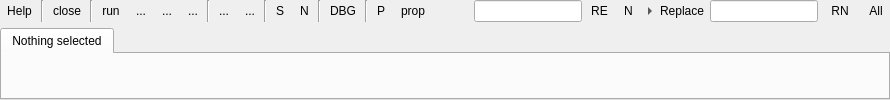
      <widget class="QWidget" name="layoutWidget">
       <layout class="QVBoxLayout">
        <property name="spacing">
         <number>6</number>
        </property>
        <property name="margin">
         <number>0</number>
        </property>
        <item>
         <widget class="QFrame" name="frame_2">
          <property name="sizePolicy">
           <sizepolicy hsizetype="Preferred" vsizetype="Preferred">
            <horstretch>1</horstretch>
            <verstretch>0</verstretch>
           </sizepolicy>
          </property>
          <property name="frameShape">
           <enum>QFrame::NoFrame</enum>
          </property>
          <property name="frameShadow">
           <enum>QFrame::Raised</enum>
          </property>
          <layout class="QHBoxLayout">
           <property name="spacing">
            <number>2</number>
           </property>
           <property name="margin">
            <number>0</number>
           </property>
           <item>
            <widget class="QToolButton" name="helpButton">
             <property name="text">
              <string>Help</string>
             </property>
             <property name="icon">
              <iconset resource="layResources.qrc">
               <normaloff>:/help.png</normaloff>:/help.png</iconset>
             </property>
             <property name="shortcut">
              <string/>
             </property>
             <property name="checkable">
              <bool>false</bool>
             </property>
             <property name="autoRaise">
              <bool>true</bool>
             </property>
            </widget>
           </item>
           <item>
            <widget class="Line" name="line_2">
             <property name="orientation">
              <enum>Qt::Vertical</enum>
             </property>
            </widget>
           </item>
           <item>
            <widget class="QToolButton" name="closeButton">
             <property name="toolTip">
              <string>&lt;html&gt;&lt;head&gt;&lt;meta name=&quot;qrichtext&quot; content=&quot;1&quot; /&gt;&lt;style type=&quot;text/css&quot;&gt;
p, li { white-space: pre-wrap; }
&lt;/style&gt;&lt;/head&gt;&lt;body style=&quot; font-family:'Sans Serif'; font-size:9pt; font-weight:400; font-style:normal; text-decoration:none;&quot;&gt;
&lt;p style=&quot; margin-top:0px; margin-bottom:0px; margin-left:0px; margin-right:0px; -qt-block-indent:0; text-indent:0px;&quot;&gt;Close tab&lt;/p&gt;&lt;/body&gt;&lt;/html&gt;</string>
             </property>
             <property name="text">
              <string>close</string>
             </property>
             <property name="icon">
              <iconset resource="layResources.qrc">
               <normaloff>:/del.png</normaloff>:/del.png</iconset>
             </property>
             <property name="autoRaise">
              <bool>true</bool>
             </property>
            </widget>
           </item>
           <item>
            <widget class="Line" name="closeButtonSeparator">
             <property name="orientation">
              <enum>Qt::Vertical</enum>
             </property>
            </widget>
           </item>
           <item>
            <widget class="QToolButton" name="runButton">
             <property name="toolTip">
              <string>&lt;html&gt;&lt;head&gt;&lt;meta name=&quot;qrichtext&quot; content=&quot;1&quot; /&gt;&lt;style type=&quot;text/css&quot;&gt;
p, li { white-space: pre-wrap; }
&lt;/style&gt;&lt;/head&gt;&lt;body style=&quot; font-family:'Sans Serif'; font-size:9pt; font-weight:400; font-style:normal; text-decoration:none;&quot;&gt;
&lt;p style=&quot; margin-top:0px; margin-bottom:0px; margin-left:0px; margin-right:0px; -qt-block-indent:0; text-indent:0px;&quot;&gt;Run current script (F5)&lt;/p&gt;&lt;/body&gt;&lt;/html&gt;</string>
             </property>
             <property name="text">
              <string>run</string>
             </property>
             <property name="icon">
              <iconset resource="layResources.qrc">
               <normaloff>:/run.png</normaloff>:/run.png</iconset>
             </property>
             <property name="shortcut">
              <string>F5</string>
             </property>
             <property name="autoRaise">
              <bool>true</bool>
             </property>
            </widget>
           </item>
           <item>
            <widget class="QToolButton" name="runThisButton">
             <property name="toolTip">
              <string>&lt;html&gt;&lt;head&gt;&lt;meta name=&quot;qrichtext&quot; content=&quot;1&quot; /&gt;&lt;style type=&quot;text/css&quot;&gt;
p, li { white-space: pre-wrap; }
&lt;/style&gt;&lt;/head&gt;&lt;body style=&quot; font-family:'Sans Serif'; font-size:9pt; font-weight:400; font-style:normal; text-decoration:none;&quot;&gt;
&lt;p style=&quot; margin-top:0px; margin-bottom:0px; margin-left:0px; margin-right:0px; -qt-block-indent:0; text-indent:0px;&quot;&gt;Run script from the current tab (Shift+F5)&lt;/p&gt;&lt;/body&gt;&lt;/html&gt;</string>
             </property>
             <property name="text">
              <string>...</string>
             </property>
             <property name="icon">
              <iconset resource="layResources.qrc">
               <normaloff>:/runthis.png</normaloff>:/runthis.png</iconset>
             </property>
             <property name="shortcut">
              <string>Shift+F5</string>
             </property>
             <property name="autoRaise">
              <bool>true</bool>
             </property>
            </widget>
           </item>
           <item>
            <widget class="QToolButton" name="stopButton">
             <property name="toolTip">
              <string>&lt;html&gt;&lt;head&gt;&lt;meta name=&quot;qrichtext&quot; content=&quot;1&quot; /&gt;&lt;style type=&quot;text/css&quot;&gt;
p, li { white-space: pre-wrap; }
&lt;/style&gt;&lt;/head&gt;&lt;body style=&quot; font-family:'Sans Serif'; font-size:9pt; font-weight:400; font-style:normal; text-decoration:none;&quot;&gt;
&lt;p style=&quot; margin-top:0px; margin-bottom:0px; margin-left:0px; margin-right:0px; -qt-block-indent:0; text-indent:0px;&quot;&gt;Stop script&lt;/p&gt;&lt;/body&gt;&lt;/html&gt;</string>
             </property>
             <property name="text">
              <string>...</string>
             </property>
             <property name="icon">
              <iconset resource="layResources.qrc">
               <normaloff>:/stop.png</normaloff>:/stop.png</iconset>
             </property>
             <property name="autoRaise">
              <bool>true</bool>
             </property>
            </widget>
           </item>
           <item>
            <widget class="QToolButton" name="pauseButton">
             <property name="toolTip">
              <string>&lt;html&gt;&lt;head&gt;&lt;meta name=&quot;qrichtext&quot; content=&quot;1&quot; /&gt;&lt;style type=&quot;text/css&quot;&gt;
p, li { white-space: pre-wrap; }
&lt;/style&gt;&lt;/head&gt;&lt;body style=&quot; font-family:'Sans Serif'; font-size:9pt; font-weight:400; font-style:normal; text-decoration:none;&quot;&gt;
&lt;p style=&quot; margin-top:0px; margin-bottom:0px; margin-left:0px; margin-right:0px; -qt-block-indent:0; text-indent:0px;&quot;&gt;Pause script (Ctrl+F5)&lt;/p&gt;&lt;/body&gt;&lt;/html&gt;</string>
             </property>
             <property name="text">
              <string>...</string>
             </property>
             <property name="icon">
              <iconset resource="layResources.qrc">
               <normaloff>:/pause.png</normaloff>:/pause.png</iconset>
             </property>
             <property name="shortcut">
              <string>Ctrl+F5</string>
             </property>
             <property name="autoRaise">
              <bool>true</bool>
             </property>
            </widget>
           </item>
           <item>
            <widget class="Line" name="line_7">
             <property name="orientation">
              <enum>Qt::Vertical</enum>
             </property>
            </widget>
           </item>
           <item>
            <widget class="QToolButton" name="breakpointButton">
             <property name="toolTip">
              <string>&lt;html&gt;&lt;head&gt;&lt;meta name=&quot;qrichtext&quot; content=&quot;1&quot; /&gt;&lt;style type=&quot;text/css&quot;&gt;
p, li { white-space: pre-wrap; }
&lt;/style&gt;&lt;/head&gt;&lt;body style=&quot; font-family:'Sans Serif'; font-size:9pt; font-weight:400; font-style:normal; text-decoration:none;&quot;&gt;
&lt;p style=&quot; margin-top:0px; margin-bottom:0px; margin-left:0px; margin-right:0px; -qt-block-indent:0; text-indent:0px;&quot;&gt;Set breakpoint (F9)&lt;/p&gt;&lt;/body&gt;&lt;/html&gt;</string>
             </property>
             <property name="text">
              <string>...</string>
             </property>
             <property name="icon">
              <iconset resource="layResources.qrc">
               <normaloff>:/breakpoint.png</normaloff>:/breakpoint.png</iconset>
             </property>
             <property name="shortcut">
              <string>F9</string>
             </property>
             <property name="autoRaise">
              <bool>true</bool>
             </property>
            </widget>
           </item>
           <item>
            <widget class="QToolButton" name="clearBreakpointsButton">
             <property name="toolTip">
              <string>&lt;html&gt;&lt;head&gt;&lt;meta name=&quot;qrichtext&quot; content=&quot;1&quot; /&gt;&lt;style type=&quot;text/css&quot;&gt;
p, li { white-space: pre-wrap; }
&lt;/style&gt;&lt;/head&gt;&lt;body style=&quot; font-family:'Sans Serif'; font-size:9pt; font-weight:400; font-style:normal; text-decoration:none;&quot;&gt;
&lt;p style=&quot; margin-top:0px; margin-bottom:0px; margin-left:0px; margin-right:0px; -qt-block-indent:0; text-indent:0px;&quot;&gt;Clear all breakpoints (Ctrl+Shift+F9)&lt;/p&gt;&lt;/body&gt;&lt;/html&gt;</string>
             </property>
             <property name="text">
              <string>...</string>
             </property>
             <property name="icon">
              <iconset resource="layResources.qrc">
               <normaloff>:/clearbreakpoints.png</normaloff>:/clearbreakpoints.png</iconset>
             </property>
             <property name="shortcut">
              <string>Ctrl+Shift+F9</string>
             </property>
             <property name="autoRaise">
              <bool>true</bool>
             </property>
            </widget>
           </item>
           <item>
            <widget class="Line" name="line_9">
             <property name="orientation">
              <enum>Qt::Vertical</enum>
             </property>
            </widget>
           </item>
           <item>
            <widget class="QToolButton" name="singleStepButton">
             <property name="toolTip">
              <string>&lt;html&gt;&lt;head&gt;&lt;meta name=&quot;qrichtext&quot; content=&quot;1&quot; /&gt;&lt;style type=&quot;text/css&quot;&gt;
p, li { white-space: pre-wrap; }
&lt;/style&gt;&lt;/head&gt;&lt;body style=&quot; font-family:'Sans Serif'; font-size:9pt; font-weight:400; font-style:normal; text-decoration:none;&quot;&gt;
&lt;p style=&quot; margin-top:0px; margin-bottom:0px; margin-left:0px; margin-right:0px; -qt-block-indent:0; text-indent:0px;&quot;&gt;Step into procedure (F11)&lt;/p&gt;&lt;/body&gt;&lt;/html&gt;</string>
             </property>
             <property name="text">
              <string>S</string>
             </property>
             <property name="icon">
              <iconset resource="layResources.qrc">
               <normaloff>:/singlestep.png</normaloff>:/singlestep.png</iconset>
             </property>
             <property name="shortcut">
              <string>F11</string>
             </property>
             <property name="autoRaise">
              <bool>true</bool>
             </property>
            </widget>
           </item>
           <item>
            <widget class="QToolButton" name="nextStepButton">
             <property name="toolTip">
              <string>&lt;html&gt;&lt;head&gt;&lt;meta name=&quot;qrichtext&quot; content=&quot;1&quot; /&gt;&lt;style type=&quot;text/css&quot;&gt;
p, li { white-space: pre-wrap; }
&lt;/style&gt;&lt;/head&gt;&lt;body style=&quot; font-family:'Sans Serif'; font-size:9pt; font-weight:400; font-style:normal; text-decoration:none;&quot;&gt;
&lt;p style=&quot; margin-top:0px; margin-bottom:0px; margin-left:0px; margin-right:0px; -qt-block-indent:0; text-indent:0px;&quot;&gt;Step over procedure or block (F10)&lt;/p&gt;&lt;/body&gt;&lt;/html&gt;</string>
             </property>
             <property name="text">
              <string>N</string>
             </property>
             <property name="icon">
              <iconset resource="layResources.qrc">
               <normaloff>:/nextstep.png</normaloff>:/nextstep.png</iconset>
             </property>
             <property name="shortcut">
              <string>F10</string>
             </property>
             <property name="autoRaise">
              <bool>true</bool>
             </property>
            </widget>
           </item>
           <item>
            <widget class="Line" name="line_8">
             <property name="orientation">
              <enum>Qt::Vertical</enum>
             </property>
            </widget>
           </item>
           <item>
            <widget class="QToolButton" name="dbgOn">
             <property name="toolTip">
              <string>&lt;html&gt;&lt;head&gt;&lt;meta name=&quot;qrichtext&quot; content=&quot;1&quot; /&gt;&lt;style type=&quot;text/css&quot;&gt;
p, li { white-space: pre-wrap; }
&lt;/style&gt;&lt;/head&gt;&lt;body style=&quot; font-family:'Sans Serif'; font-size:9pt; font-weight:400; font-style:normal; text-decoration:none;&quot;&gt;
&lt;p style=&quot; margin-top:0px; margin-bottom:0px; margin-left:0px; margin-right:0px; -qt-block-indent:0; text-indent:0px;&quot;&gt;Enable or disable debugging&lt;/p&gt;&lt;/body&gt;&lt;/html&gt;</string>
             </property>
             <property name="text">
              <string>DBG</string>
             </property>
             <property name="icon">
              <iconset resource="layResources.qrc">
               <normaloff>:/debug.png</normaloff>:/debug.png</iconset>
             </property>
             <property name="checkable">
              <bool>true</bool>
             </property>
             <property name="autoRaise">
              <bool>true</bool>
             </property>
            </widget>
           </item>
           <item>
            <widget class="Line" name="line_3">
             <property name="orientation">
              <enum>Qt::Vertical</enum>
             </property>
            </widget>
           </item>
           <item>
            <widget class="QToolButton" name="propertiesButton">
             <property name="toolTip">
              <string>&lt;html&gt;&lt;head&gt;&lt;meta name=&quot;qrichtext&quot; content=&quot;1&quot; /&gt;&lt;style type=&quot;text/css&quot;&gt;
p, li { white-space: pre-wrap; }
&lt;/style&gt;&lt;/head&gt;&lt;body style=&quot; font-family:'Sans Serif'; font-size:9pt; font-weight:400; font-style:normal; text-decoration:none;&quot;&gt;
&lt;p style=&quot; margin-top:0px; margin-bottom:0px; margin-left:0px; margin-right:0px; -qt-block-indent:0; text-indent:0px;&quot;&gt;Edit properties of macro&lt;/p&gt;&lt;/body&gt;&lt;/html&gt;</string>
             </property>
             <property name="text">
              <string>P</string>
             </property>
             <property name="icon">
              <iconset resource="layResources.qrc">
               <normaloff>:/properties.png</normaloff>:/properties.png</iconset>
             </property>
             <property name="autoRaise">
              <bool>true</bool>
             </property>
            </widget>
           </item>
           <item>
            <widget class="QToolButton" name="setupButton">
             <property name="toolTip">
              <string>&lt;html&gt;&lt;head&gt;&lt;meta name=&quot;qrichtext&quot; content=&quot;1&quot; /&gt;&lt;style type=&quot;text/css&quot;&gt;
p, li { white-space: pre-wrap; }
&lt;/style&gt;&lt;/head&gt;&lt;body style=&quot; font-family:'Sans Serif'; font-size:9pt; font-weight:400; font-style:normal; text-decoration:none;&quot;&gt;
&lt;p style=&quot; margin-top:0px; margin-bottom:0px; margin-left:0px; margin-right:0px; -qt-block-indent:0; text-indent:0px;&quot;&gt;Setup colors, formats, debugger&lt;/p&gt;&lt;/body&gt;&lt;/html&gt;</string>
             </property>
             <property name="text">
              <string>prop</string>
             </property>
             <property name="icon">
              <iconset resource="layResources.qrc">
               <normaloff>:/setup.png</normaloff>:/setup.png</iconset>
             </property>
             <property name="autoRaise">
              <bool>true</bool>
             </property>
            </widget>
           </item>
           <item>
            <spacer>
             <property name="orientation">
              <enum>Qt::Horizontal</enum>
             </property>
             <property name="sizeHint" stdset="0">
              <size>
               <width>40</width>
               <height>20</height>
              </size>
             </property>
            </spacer>
           </item>
           <item>
            <widget class="QLineEdit" name="searchEditBox"/>
           </item>
           <item>
            <widget class="QToolButton" name="regExpCheckBox">
             <property name="toolTip">
              <string>&lt;html&gt;&lt;head&gt;&lt;meta name=&quot;qrichtext&quot; content=&quot;1&quot; /&gt;&lt;style type=&quot;text/css&quot;&gt;
p, li { white-space: pre-wrap; }
&lt;/style&gt;&lt;/head&gt;&lt;body style=&quot; font-family:'Sans Serif'; font-size:9pt; font-weight:400; font-style:normal; text-decoration:none;&quot;&gt;
&lt;p style=&quot; margin-top:0px; margin-bottom:0px; margin-left:0px; margin-right:0px; -qt-block-indent:0; text-indent:0px;&quot;&gt;Use regular expressions&lt;/p&gt;&lt;/body&gt;&lt;/html&gt;</string>
             </property>
             <property name="text">
              <string>RE</string>
             </property>
             <property name="checkable">
              <bool>true</bool>
             </property>
             <property name="autoRaise">
              <bool>true</bool>
             </property>
            </widget>
           </item>
           <item>
            <widget class="QToolButton" name="findNextButton">
             <property name="toolTip">
              <string>&lt;html&gt;&lt;head&gt;&lt;meta name=&quot;qrichtext&quot; content=&quot;1&quot; /&gt;&lt;style type=&quot;text/css&quot;&gt;
p, li { white-space: pre-wrap; }
&lt;/style&gt;&lt;/head&gt;&lt;body style=&quot; font-family:'Sans Serif'; font-size:9pt; font-weight:400; font-style:normal; text-decoration:none;&quot;&gt;
&lt;p style=&quot; margin-top:0px; margin-bottom:0px; margin-left:0px; margin-right:0px; -qt-block-indent:0; text-indent:0px;&quot;&gt;Find next&lt;/p&gt;&lt;/body&gt;&lt;/html&gt;</string>
             </property>
             <property name="text">
              <string>N</string>
             </property>
             <property name="icon">
              <iconset resource="layResources.qrc">
               <normaloff>:/find.png</normaloff>:/find.png</iconset>
             </property>
             <property name="shortcut">
              <string>F3</string>
             </property>
             <property name="autoRaise">
              <bool>true</bool>
             </property>
            </widget>
           </item>
           <item>
            <widget class="QToolButton" name="replaceModeButton">
             <property name="sizePolicy">
              <sizepolicy hsizetype="Fixed" vsizetype="Preferred">
               <horstretch>0</horstretch>
               <verstretch>0</verstretch>
              </sizepolicy>
             </property>
             <property name="minimumSize">
              <size>
               <width>16</width>
               <height>8</height>
              </size>
             </property>
             <property name="toolTip">
              <string>&lt;html&gt;&lt;head&gt;&lt;meta name=&quot;qrichtext&quot; content=&quot;1&quot; /&gt;&lt;style type=&quot;text/css&quot;&gt;
p, li { white-space: pre-wrap; }
&lt;/style&gt;&lt;/head&gt;&lt;body style=&quot; font-family:'Sans Serif'; font-size:9pt; font-weight:400; font-style:normal; text-decoration:none;&quot;&gt;
&lt;p style=&quot; margin-top:0px; margin-bottom:0px; margin-left:0px; margin-right:0px; -qt-block-indent:0; text-indent:0px;&quot;&gt;Show replace mode&lt;/p&gt;&lt;/body&gt;&lt;/html&gt;</string>
             </property>
             <property name="text">
              <string>...</string>
             </property>
             <property name="iconSize">
              <size>
               <width>8</width>
               <height>8</height>
              </size>
             </property>
             <property name="shortcut">
              <string>Ctrl+H</string>
             </property>
             <property name="autoRaise">
              <bool>true</bool>
             </property>
             <property name="arrowType">
              <enum>Qt::RightArrow</enum>
             </property>
            </widget>
           </item>
           <item>
            <widget class="QFrame" name="replaceFrame">
             <property name="frameShape">
              <enum>QFrame::NoFrame</enum>
             </property>
             <property name="frameShadow">
              <enum>QFrame::Raised</enum>
             </property>
             <layout class="QHBoxLayout">
              <property name="spacing">
               <number>6</number>
              </property>
              <property name="margin">
               <number>0</number>
              </property>
              <item>
               <widget class="QLabel" name="label_2">
                <property name="text">
                 <string>Replace</string>
                </property>
               </widget>
              </item>
              <item>
               <widget class="QLineEdit" name="replaceText"/>
              </item>
              <item>
               <widget class="QToolButton" name="replaceNextButton">
                <property name="toolTip">
                 <string>&lt;html&gt;&lt;head&gt;&lt;meta name=&quot;qrichtext&quot; content=&quot;1&quot; /&gt;&lt;style type=&quot;text/css&quot;&gt;
p, li { white-space: pre-wrap; }
&lt;/style&gt;&lt;/head&gt;&lt;body style=&quot; font-family:'Sans Serif'; font-size:9pt; font-weight:400; font-style:normal; text-decoration:none;&quot;&gt;
&lt;p style=&quot; margin-top:0px; margin-bottom:0px; margin-left:0px; margin-right:0px; -qt-block-indent:0; text-indent:0px;&quot;&gt;Replace and find next&lt;/p&gt;&lt;/body&gt;&lt;/html&gt;</string>
                </property>
                <property name="text">
                 <string>RN</string>
                </property>
                <property name="icon">
                 <iconset resource="layResources.qrc">
                  <normaloff>:/replace.png</normaloff>:/replace.png</iconset>
                </property>
                <property name="shortcut">
                 <string/>
                </property>
                <property name="autoRaise">
                 <bool>true</bool>
                </property>
               </widget>
              </item>
              <item>
               <widget class="QToolButton" name="replaceAllButton">
                <property name="toolTip">
                 <string>&lt;html&gt;&lt;head&gt;&lt;meta name=&quot;qrichtext&quot; content=&quot;1&quot; /&gt;&lt;style type=&quot;text/css&quot;&gt;
p, li { white-space: pre-wrap; }
&lt;/style&gt;&lt;/head&gt;&lt;body style=&quot; font-family:'Sans Serif'; font-size:9pt; font-weight:400; font-style:normal; text-decoration:none;&quot;&gt;
&lt;p style=&quot; margin-top:0px; margin-bottom:0px; margin-left:0px; margin-right:0px; -qt-block-indent:0; text-indent:0px;&quot;&gt;Replace all&lt;/p&gt;&lt;/body&gt;&lt;/html&gt;</string>
                </property>
                <property name="text">
                 <string>All</string>
                </property>
                <property name="icon">
                 <iconset resource="layResources.qrc">
                  <normaloff>:/replace_all.png</normaloff>:/replace_all.png</iconset>
                </property>
                <property name="autoRaise">
                 <bool>true</bool>
                </property>
               </widget>
              </item>
             </layout>
            </widget>
           </item>
          </layout>
         </widget>
        </item>
        <item>
         <widget class="QFrame" name="frame_6">
          <property name="sizePolicy">
           <sizepolicy hsizetype="Preferred" vsizetype="Preferred">
            <horstretch>0</horstretch>
            <verstretch>2</verstretch>
           </sizepolicy>
          </property>
          <property name="frameShape">
           <enum>QFrame::NoFrame</enum>
          </property>
          <property name="frameShadow">
           <enum>QFrame::Raised</enum>
          </property>
          <layout class="QHBoxLayout">
           <property name="spacing">
            <number>6</number>
           </property>
           <property name="margin">
            <number>0</number>
           </property>
           <item>
            <widget class="QSplitter" name="splitter_7">
             <property name="orientation">
              <enum>Qt::Horizontal</enum>
             </property>
             <property name="childrenCollapsible">
              <bool>false</bool>
             </property>
             <widget class="QTabWidget" name="tabWidget">
              <property name="sizePolicy">
               <sizepolicy hsizetype="Expanding" vsizetype="Expanding">
                <horstretch>1</horstretch>
                <verstretch>1</verstretch>
               </sizepolicy>
              </property>
              <widget class="QWidget" name="tab_2">
               <attribute name="title">
                <string>Nothing selected</string>
               </attribute>
              </widget>
             </widget>
            </widget>
           </item>
          </layout>
         </widget>
        </item>
       </layout>
      </widget>
